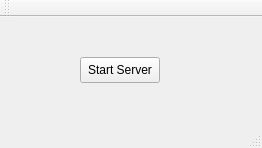
<?xml version="1.0" encoding="UTF-8"?>
<ui version="4.0">
 <class>MainWindow</class>
 <widget class="QMainWindow" name="MainWindow">
  <property name="geometry">
   <rect>
    <x>0</x>
    <y>0</y>
    <width>262</width>
    <height>148</height>
   </rect>
  </property>
  <property name="windowTitle">
   <string>MainWindow</string>
  </property>
  <widget class="QWidget" name="centralWidget">
   <widget class="QPushButton" name="pushButton">
    <property name="geometry">
     <rect>
      <x>80</x>
      <y>40</y>
      <width>80</width>
      <height>26</height>
     </rect>
    </property>
    <property name="text">
     <string>Start Server</string>
    </property>
   </widget>
  </widget>
  <widget class="QMenuBar" name="menuBar">
   <property name="geometry">
    <rect>
     <x>0</x>
     <y>0</y>
     <width>262</width>
     <height>23</height>
    </rect>
   </property>
  </widget>
  <widget class="QToolBar" name="mainToolBar">
   <attribute name="toolBarArea">
    <enum>TopToolBarArea</enum>
   </attribute>
   <attribute name="toolBarBreak">
    <bool>false</bool>
   </attribute>
  </widget>
  <widget class="QStatusBar" name="statusBar"/>
 </widget>
 <layoutdefault spacing="6" margin="11"/>
 <resources/>
 <connections/>
</ui>
